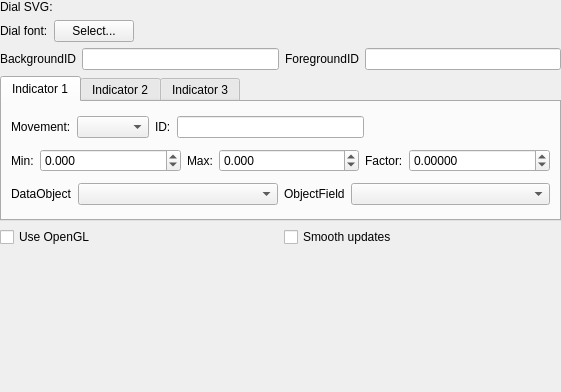
<?xml version="1.0" encoding="UTF-8"?>
<ui version="4.0">
 <class>DialGadgetOptionsPage</class>
 <widget class="QWidget" name="DialGadgetOptionsPage">
  <property name="geometry">
   <rect>
    <x>0</x>
    <y>0</y>
    <width>561</width>
    <height>392</height>
   </rect>
  </property>
  <property name="sizePolicy">
   <sizepolicy hsizetype="Expanding" vsizetype="Expanding">
    <horstretch>0</horstretch>
    <verstretch>0</verstretch>
   </sizepolicy>
  </property>
  <property name="windowTitle">
   <string>Form</string>
  </property>
  <layout class="QVBoxLayout" name="verticalLayout_2">
   <property name="margin">
    <number>0</number>
   </property>
   <item>
    <widget class="QScrollArea" name="scrollArea">
     <property name="frameShape">
      <enum>QFrame::NoFrame</enum>
     </property>
     <property name="frameShadow">
      <enum>QFrame::Plain</enum>
     </property>
     <property name="widgetResizable">
      <bool>true</bool>
     </property>
     <widget class="QWidget" name="scrollAreaWidgetContents">
      <property name="geometry">
       <rect>
        <x>0</x>
        <y>0</y>
        <width>561</width>
        <height>392</height>
       </rect>
      </property>
      <layout class="QVBoxLayout" name="verticalLayout">
       <property name="margin">
        <number>0</number>
       </property>
       <item>
        <layout class="QHBoxLayout" name="horizontalLayout" stretch="0,0">
         <property name="spacing">
          <number>6</number>
         </property>
         <property name="sizeConstraint">
          <enum>QLayout::SetMaximumSize</enum>
         </property>
         <property name="bottomMargin">
          <number>0</number>
         </property>
         <item>
          <widget class="QLabel" name="label">
           <property name="sizePolicy">
            <sizepolicy hsizetype="Minimum" vsizetype="Preferred">
             <horstretch>0</horstretch>
             <verstretch>0</verstretch>
            </sizepolicy>
           </property>
           <property name="text">
            <string>Dial SVG: </string>
           </property>
          </widget>
         </item>
         <item>
          <widget class="Utils::PathChooser" name="svgSourceFile" native="true">
           <property name="sizePolicy">
            <sizepolicy hsizetype="MinimumExpanding" vsizetype="Preferred">
             <horstretch>0</horstretch>
             <verstretch>0</verstretch>
            </sizepolicy>
           </property>
          </widget>
         </item>
        </layout>
       </item>
       <item>
        <layout class="QHBoxLayout" name="horizontalLayout_13">
         <property name="bottomMargin">
          <number>0</number>
         </property>
         <item>
          <widget class="QLabel" name="label_28">
           <property name="sizePolicy">
            <sizepolicy hsizetype="Minimum" vsizetype="Preferred">
             <horstretch>0</horstretch>
             <verstretch>0</verstretch>
            </sizepolicy>
           </property>
           <property name="text">
            <string>Dial font:</string>
           </property>
          </widget>
         </item>
         <item>
          <widget class="QPushButton" name="fontPicker">
           <property name="text">
            <string>Select...</string>
           </property>
          </widget>
         </item>
         <item>
          <spacer name="horizontalSpacer_4">
           <property name="orientation">
            <enum>Qt::Horizontal</enum>
           </property>
           <property name="sizeHint" stdset="0">
            <size>
             <width>40</width>
             <height>20</height>
            </size>
           </property>
          </spacer>
         </item>
        </layout>
       </item>
       <item>
        <layout class="QHBoxLayout" name="horizontalLayout_2">
         <item>
          <widget class="QLabel" name="label_2">
           <property name="text">
            <string>BackgroundID</string>
           </property>
          </widget>
         </item>
         <item>
          <widget class="QLineEdit" name="backgroundID">
           <property name="toolTip">
            <string>XML ID of the SVG source file used to display the dial background.</string>
           </property>
          </widget>
         </item>
         <item>
          <widget class="QLabel" name="label_3">
           <property name="text">
            <string>ForegroundID</string>
           </property>
          </widget>
         </item>
         <item>
          <widget class="QLineEdit" name="foregroundID">
           <property name="toolTip">
            <string>XML ID of the SVG source file used to display the dial foreground (above everything else, needles included).</string>
           </property>
          </widget>
         </item>
        </layout>
       </item>
       <item>
        <widget class="QTabWidget" name="tabWidget">
         <property name="sizePolicy">
          <sizepolicy hsizetype="MinimumExpanding" vsizetype="MinimumExpanding">
           <horstretch>0</horstretch>
           <verstretch>0</verstretch>
          </sizepolicy>
         </property>
         <property name="currentIndex">
          <number>0</number>
         </property>
         <widget class="QWidget" name="tab">
          <attribute name="title">
           <string>Indicator 1</string>
          </attribute>
          <layout class="QVBoxLayout" name="verticalLayout_3">
           <item>
            <layout class="QHBoxLayout" name="horizontalLayout_5">
             <item>
              <widget class="QLabel" name="label_12">
               <property name="text">
                <string>Movement:</string>
               </property>
              </widget>
             </item>
             <item>
              <widget class="QComboBox" name="moveNeedle1"/>
             </item>
             <item>
              <widget class="QLabel" name="label_5">
               <property name="text">
                <string>ID:</string>
               </property>
              </widget>
             </item>
             <item>
              <widget class="QLineEdit" name="needle1ID">
               <property name="sizePolicy">
                <sizepolicy hsizetype="MinimumExpanding" vsizetype="Fixed">
                 <horstretch>0</horstretch>
                 <verstretch>0</verstretch>
                </sizepolicy>
               </property>
               <property name="minimumSize">
                <size>
                 <width>50</width>
                 <height>0</height>
                </size>
               </property>
               <property name="maximumSize">
                <size>
                 <width>16777215</width>
                 <height>16777215</height>
                </size>
               </property>
               <property name="toolTip">
                <string>XML ID of the SVG source file used to display the first needle/indicator.</string>
               </property>
              </widget>
             </item>
             <item>
              <spacer name="horizontalSpacer">
               <property name="orientation">
                <enum>Qt::Horizontal</enum>
               </property>
               <property name="sizeHint" stdset="0">
                <size>
                 <width>40</width>
                 <height>20</height>
                </size>
               </property>
              </spacer>
             </item>
            </layout>
           </item>
           <item>
            <layout class="QHBoxLayout" name="horizontalLayout_3">
             <property name="topMargin">
              <number>0</number>
             </property>
             <item>
              <widget class="QLabel" name="label_6">
               <property name="text">
                <string>Min:</string>
               </property>
              </widget>
             </item>
             <item>
              <widget class="QDoubleSpinBox" name="needle1Min">
               <property name="sizePolicy">
                <sizepolicy hsizetype="MinimumExpanding" vsizetype="Fixed">
                 <horstretch>0</horstretch>
                 <verstretch>0</verstretch>
                </sizepolicy>
               </property>
               <property name="decimals">
                <number>3</number>
               </property>
               <property name="minimum">
                <double>-100000.000000000000000</double>
               </property>
               <property name="maximum">
                <double>100000.000000000000000</double>
               </property>
              </widget>
             </item>
             <item>
              <widget class="QLabel" name="label_7">
               <property name="text">
                <string>Max:</string>
               </property>
              </widget>
             </item>
             <item>
              <widget class="QDoubleSpinBox" name="needle1Max">
               <property name="sizePolicy">
                <sizepolicy hsizetype="MinimumExpanding" vsizetype="Fixed">
                 <horstretch>0</horstretch>
                 <verstretch>0</verstretch>
                </sizepolicy>
               </property>
               <property name="decimals">
                <number>3</number>
               </property>
               <property name="minimum">
                <double>-100000.000000000000000</double>
               </property>
               <property name="maximum">
                <double>100000.000000000000000</double>
               </property>
              </widget>
             </item>
             <item>
              <widget class="QLabel" name="label_10">
               <property name="text">
                <string>Factor:</string>
               </property>
              </widget>
             </item>
             <item>
              <widget class="QDoubleSpinBox" name="factor1">
               <property name="sizePolicy">
                <sizepolicy hsizetype="MinimumExpanding" vsizetype="Fixed">
                 <horstretch>0</horstretch>
                 <verstretch>0</verstretch>
                </sizepolicy>
               </property>
               <property name="decimals">
                <number>5</number>
               </property>
               <property name="minimum">
                <double>-100000.000000000000000</double>
               </property>
               <property name="maximum">
                <double>100000.000000000000000</double>
               </property>
              </widget>
             </item>
            </layout>
           </item>
           <item>
            <layout class="QHBoxLayout" name="horizontalLayout_4">
             <property name="topMargin">
              <number>0</number>
             </property>
             <item>
              <widget class="QLabel" name="label_8">
               <property name="text">
                <string>DataObject</string>
               </property>
              </widget>
             </item>
             <item>
              <widget class="QComboBox" name="uavObject1">
               <property name="sizePolicy">
                <sizepolicy hsizetype="Expanding" vsizetype="Fixed">
                 <horstretch>0</horstretch>
                 <verstretch>0</verstretch>
                </sizepolicy>
               </property>
              </widget>
             </item>
             <item>
              <widget class="QLabel" name="label_9">
               <property name="text">
                <string>ObjectField</string>
               </property>
              </widget>
             </item>
             <item>
              <widget class="QComboBox" name="objectField1">
               <property name="sizePolicy">
                <sizepolicy hsizetype="Expanding" vsizetype="Fixed">
                 <horstretch>0</horstretch>
                 <verstretch>0</verstretch>
                </sizepolicy>
               </property>
              </widget>
             </item>
            </layout>
           </item>
          </layout>
         </widget>
         <widget class="QWidget" name="tab_2">
          <attribute name="title">
           <string>Indicator 2</string>
          </attribute>
          <layout class="QVBoxLayout" name="verticalLayout_6">
           <item>
            <layout class="QHBoxLayout" name="horizontalLayout_6">
             <item>
              <widget class="QLabel" name="label_13">
               <property name="text">
                <string>Movement:</string>
               </property>
              </widget>
             </item>
             <item>
              <widget class="QComboBox" name="moveNeedle2"/>
             </item>
             <item>
              <widget class="QLabel" name="label_17">
               <property name="text">
                <string>ID:</string>
               </property>
              </widget>
             </item>
             <item>
              <widget class="QLineEdit" name="needle2ID">
               <property name="sizePolicy">
                <sizepolicy hsizetype="MinimumExpanding" vsizetype="Fixed">
                 <horstretch>0</horstretch>
                 <verstretch>0</verstretch>
                </sizepolicy>
               </property>
              </widget>
             </item>
             <item>
              <spacer name="horizontalSpacer_2">
               <property name="orientation">
                <enum>Qt::Horizontal</enum>
               </property>
               <property name="sizeHint" stdset="0">
                <size>
                 <width>40</width>
                 <height>20</height>
                </size>
               </property>
              </spacer>
             </item>
            </layout>
           </item>
           <item>
            <layout class="QHBoxLayout" name="horizontalLayout_7">
             <property name="topMargin">
              <number>0</number>
             </property>
             <item>
              <widget class="QLabel" name="label_18">
               <property name="text">
                <string>Min:</string>
               </property>
              </widget>
             </item>
             <item>
              <widget class="QDoubleSpinBox" name="needle2Min">
               <property name="sizePolicy">
                <sizepolicy hsizetype="MinimumExpanding" vsizetype="Fixed">
                 <horstretch>0</horstretch>
                 <verstretch>0</verstretch>
                </sizepolicy>
               </property>
               <property name="decimals">
                <number>3</number>
               </property>
               <property name="minimum">
                <double>-10000.000000000000000</double>
               </property>
               <property name="maximum">
                <double>100000.000000000000000</double>
               </property>
              </widget>
             </item>
             <item>
              <widget class="QLabel" name="label_19">
               <property name="text">
                <string>Max:</string>
               </property>
              </widget>
             </item>
             <item>
              <widget class="QDoubleSpinBox" name="needle2Max">
               <property name="sizePolicy">
                <sizepolicy hsizetype="MinimumExpanding" vsizetype="Fixed">
                 <horstretch>0</horstretch>
                 <verstretch>0</verstretch>
                </sizepolicy>
               </property>
               <property name="decimals">
                <number>3</number>
               </property>
               <property name="minimum">
                <double>-100000.000000000000000</double>
               </property>
               <property name="maximum">
                <double>100000.000000000000000</double>
               </property>
              </widget>
             </item>
             <item>
              <widget class="QLabel" name="label_11">
               <property name="text">
                <string>Factor:</string>
               </property>
              </widget>
             </item>
             <item>
              <widget class="QDoubleSpinBox" name="factor2">
               <property name="sizePolicy">
                <sizepolicy hsizetype="MinimumExpanding" vsizetype="Fixed">
                 <horstretch>0</horstretch>
                 <verstretch>0</verstretch>
                </sizepolicy>
               </property>
               <property name="decimals">
                <number>5</number>
               </property>
               <property name="minimum">
                <double>-100000.000000000000000</double>
               </property>
               <property name="maximum">
                <double>100000.000000000000000</double>
               </property>
              </widget>
             </item>
            </layout>
           </item>
           <item>
            <layout class="QHBoxLayout" name="horizontalLayout_8">
             <property name="topMargin">
              <number>0</number>
             </property>
             <item>
              <widget class="QLabel" name="label_20">
               <property name="text">
                <string>DataObject</string>
               </property>
              </widget>
             </item>
             <item>
              <widget class="QComboBox" name="uavObject2">
               <property name="sizePolicy">
                <sizepolicy hsizetype="Expanding" vsizetype="Fixed">
                 <horstretch>0</horstretch>
                 <verstretch>0</verstretch>
                </sizepolicy>
               </property>
              </widget>
             </item>
             <item>
              <widget class="QLabel" name="label_21">
               <property name="text">
                <string>ObjectField</string>
               </property>
              </widget>
             </item>
             <item>
              <widget class="QComboBox" name="objectField2">
               <property name="sizePolicy">
                <sizepolicy hsizetype="Expanding" vsizetype="Fixed">
                 <horstretch>0</horstretch>
                 <verstretch>0</verstretch>
                </sizepolicy>
               </property>
              </widget>
             </item>
            </layout>
           </item>
          </layout>
         </widget>
         <widget class="QWidget" name="tab_3">
          <attribute name="title">
           <string>Indicator 3</string>
          </attribute>
          <layout class="QVBoxLayout" name="verticalLayout_7">
           <item>
            <layout class="QHBoxLayout" name="horizontalLayout_9">
             <item>
              <widget class="QLabel" name="label_14">
               <property name="text">
                <string>Movement:</string>
               </property>
              </widget>
             </item>
             <item>
              <widget class="QComboBox" name="moveNeedle3"/>
             </item>
             <item>
              <widget class="QLabel" name="label_23">
               <property name="text">
                <string>ID:</string>
               </property>
              </widget>
             </item>
             <item>
              <widget class="QLineEdit" name="needle3ID">
               <property name="sizePolicy">
                <sizepolicy hsizetype="MinimumExpanding" vsizetype="Fixed">
                 <horstretch>0</horstretch>
                 <verstretch>0</verstretch>
                </sizepolicy>
               </property>
              </widget>
             </item>
             <item>
              <spacer name="horizontalSpacer_3">
               <property name="orientation">
                <enum>Qt::Horizontal</enum>
               </property>
               <property name="sizeHint" stdset="0">
                <size>
                 <width>40</width>
                 <height>20</height>
                </size>
               </property>
              </spacer>
             </item>
            </layout>
           </item>
           <item>
            <layout class="QHBoxLayout" name="horizontalLayout_10">
             <property name="topMargin">
              <number>0</number>
             </property>
             <item>
              <widget class="QLabel" name="label_24">
               <property name="text">
                <string>Min:</string>
               </property>
              </widget>
             </item>
             <item>
              <widget class="QDoubleSpinBox" name="needle3Min">
               <property name="sizePolicy">
                <sizepolicy hsizetype="MinimumExpanding" vsizetype="Fixed">
                 <horstretch>0</horstretch>
                 <verstretch>0</verstretch>
                </sizepolicy>
               </property>
               <property name="decimals">
                <number>3</number>
               </property>
               <property name="minimum">
                <double>-10000.000000000000000</double>
               </property>
               <property name="maximum">
                <double>100000.000000000000000</double>
               </property>
              </widget>
             </item>
             <item>
              <widget class="QLabel" name="label_25">
               <property name="text">
                <string>Max:</string>
               </property>
              </widget>
             </item>
             <item>
              <widget class="QDoubleSpinBox" name="needle3Max">
               <property name="sizePolicy">
                <sizepolicy hsizetype="MinimumExpanding" vsizetype="Fixed">
                 <horstretch>0</horstretch>
                 <verstretch>0</verstretch>
                </sizepolicy>
               </property>
               <property name="decimals">
                <number>3</number>
               </property>
               <property name="minimum">
                <double>-100000.000000000000000</double>
               </property>
               <property name="maximum">
                <double>100000.000000000000000</double>
               </property>
              </widget>
             </item>
             <item>
              <widget class="QLabel" name="label_15">
               <property name="text">
                <string>Factor:</string>
               </property>
              </widget>
             </item>
             <item>
              <widget class="QDoubleSpinBox" name="factor3">
               <property name="sizePolicy">
                <sizepolicy hsizetype="MinimumExpanding" vsizetype="Fixed">
                 <horstretch>0</horstretch>
                 <verstretch>0</verstretch>
                </sizepolicy>
               </property>
               <property name="decimals">
                <number>5</number>
               </property>
               <property name="minimum">
                <double>-100000.000000000000000</double>
               </property>
               <property name="maximum">
                <double>100000.000000000000000</double>
               </property>
              </widget>
             </item>
            </layout>
           </item>
           <item>
            <layout class="QHBoxLayout" name="horizontalLayout_11">
             <property name="topMargin">
              <number>0</number>
             </property>
             <item>
              <widget class="QLabel" name="label_26">
               <property name="text">
                <string>DataObject</string>
               </property>
              </widget>
             </item>
             <item>
              <widget class="QComboBox" name="uavObject3">
               <property name="sizePolicy">
                <sizepolicy hsizetype="Expanding" vsizetype="Fixed">
                 <horstretch>0</horstretch>
                 <verstretch>0</verstretch>
                </sizepolicy>
               </property>
              </widget>
             </item>
             <item>
              <widget class="QLabel" name="label_27">
               <property name="text">
                <string>ObjectField</string>
               </property>
              </widget>
             </item>
             <item>
              <widget class="QComboBox" name="objectField3">
               <property name="sizePolicy">
                <sizepolicy hsizetype="Expanding" vsizetype="Fixed">
                 <horstretch>0</horstretch>
                 <verstretch>0</verstretch>
                </sizepolicy>
               </property>
              </widget>
             </item>
            </layout>
           </item>
          </layout>
         </widget>
        </widget>
       </item>
       <item>
        <layout class="QHBoxLayout" name="horizontalLayout_12">
         <item>
          <widget class="QCheckBox" name="useOpenGL">
           <property name="toolTip">
            <string>Use OpenGL for rendering. Will lower CPU usage, depending on the capabilities of your graphics card, but might slightly alter the look &amp; feel of the dial.</string>
           </property>
           <property name="text">
            <string>Use OpenGL</string>
           </property>
          </widget>
         </item>
         <item>
          <widget class="QCheckBox" name="smoothUpdates">
           <property name="toolTip">
            <string>When checked, the Dial plugin will make needle moves smoother by simulating inertia.</string>
           </property>
           <property name="text">
            <string>Smooth updates</string>
           </property>
          </widget>
         </item>
        </layout>
       </item>
       <item>
        <spacer name="verticalSpacer">
         <property name="orientation">
          <enum>Qt::Vertical</enum>
         </property>
         <property name="sizeHint" stdset="0">
          <size>
           <width>20</width>
           <height>40</height>
          </size>
         </property>
        </spacer>
       </item>
      </layout>
     </widget>
    </widget>
   </item>
  </layout>
 </widget>
 <customwidgets>
  <customwidget>
   <class>Utils::PathChooser</class>
   <extends>QWidget</extends>
   <header>utils/pathchooser.h</header>
   <container>1</container>
  </customwidget>
 </customwidgets>
 <resources/>
 <connections/>
</ui>
